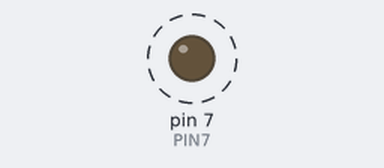
Simulated run of this sketch. Board: Arduino Uno, built with avr-gcc and run on an emulated ATmega328P. On the bench: output pins drawn as LEDs (lit = HIGH). Dashed ring = blinking. At 10.0 s the program stops and its outputs stay as they are.

Above: at 0.5 s.
Timing chart, 0 to 4.6 s (numbered marks = the images above):
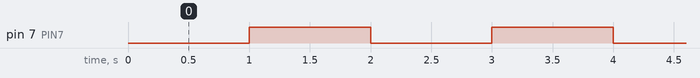

The sketch:

05_practice_2.ino
```cpp
#define PIN7 7
void setup() {
  pinMode(PIN7, OUTPUT);
}

void loop() {
  digitalWrite(PIN7,LOW);
  delay(1000);
  digitalWrite(PIN7, HIGH);
  delay(1000);
  digitalWrite(PIN7,LOW);
  delay(1000);
  digitalWrite(PIN7, HIGH);
  delay(1000);
  digitalWrite(PIN7,LOW);
  delay(1000);
  digitalWrite(PIN7, HIGH);
  delay(1000);
  digitalWrite(PIN7,LOW);
  delay(1000);
  digitalWrite(PIN7, HIGH);
  delay(1000);
  digitalWrite(PIN7,LOW);
  delay(1000);
  digitalWrite(PIN7, HIGH);
  delay(1000);
  while(1){
    digitalWrite(PIN7, HIGH);
  }

}
```

Measured:
- by itself, pin 7 (PIN7): alternates HIGH for 1.0 s and LOW for 1.0 s, 9 changes in all, then stays HIGH
